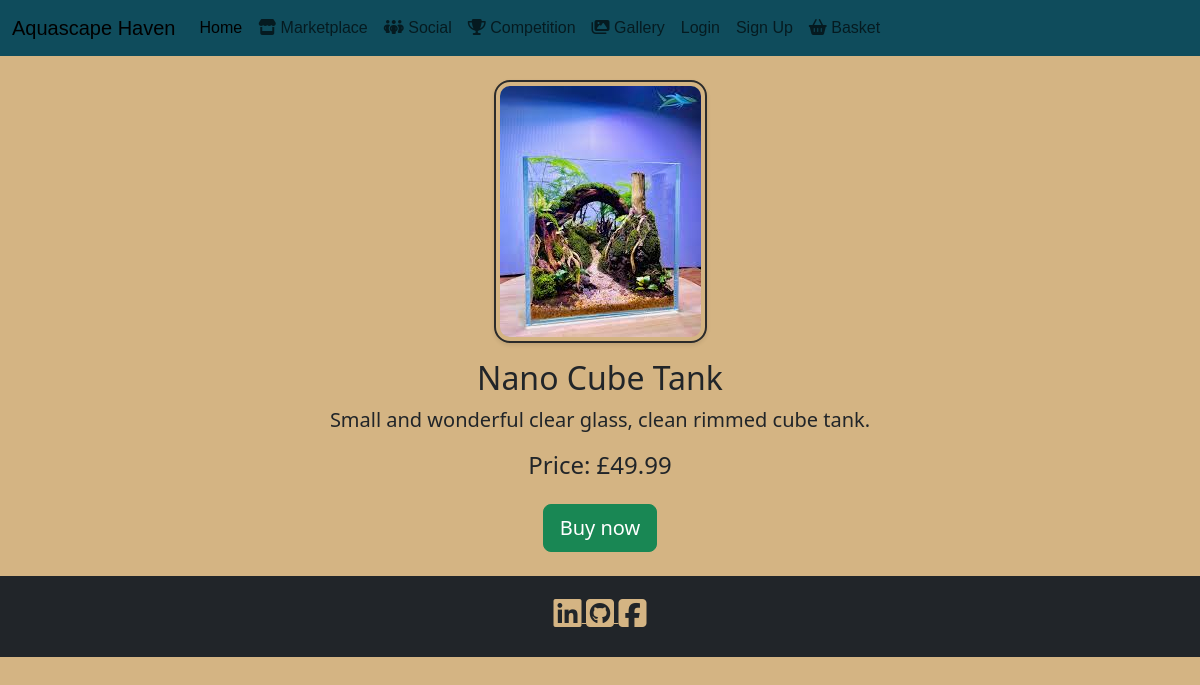
Screenshot of /marketplace/product/3/ with the database file from the repository.
### marketplace/models.py (models this page shows, shortened)
class Product(models.Model):
    name = models.CharField(max_length=200)
    description = models.TextField()
    price = models.DecimalField(max_digits=10, decimal_places=2)
    image = models.ImageField(upload_to='product_images/')
    @property
    def display_price(self):
        return self.price

### marketplace/views.py (the view)
# urls.py: path('product/<int:pk>/', views.product_view, name='product_view'),
def product_view(request, pk):
    product = get_object_or_404(Product, pk=pk)
    return render(request, 'marketplace/product_view.html', {'product': product})

### basket/context.py (called while the page is built)
def basket_item_count(request):
    basket = request.session.get('basket', {})
    total_items = sum(basket.values())
    return {'basket_count': total_items}

### marketplace/templates/marketplace/product_view.html
{% extends 'base.html' %}
{% load static %}
{% block content %}
<div class="container py-4">
    <div class="row justify-content-center">
        <div class="col-md-6 text-center">
            <img class="product-image mx-auto d-block" src="{{ product.image.url }}" alt="{{ product.name }}">
            <h2 class="mt-3">{{ product.name }}</h2>
            <p class="lead">{{ product.description }}</p>
            <h4 class="mb-4">Price: £{{ product.display_price|floatformat:2 }}</h4>
            <a href="{% url 'add_to_basket' product.id %}" class="btn btn-success btn-lg">Buy now</a>
        </div>
    </div>
</div>
{% endblock %}

### static/css/base.css (style rules this page uses)
:root { --primary-font: 'Playfair Display', sans-serif; --secondary-font: 'Lato', sans-serif; --primary-color: #5b7553; --secondary-color: #c97b63; --text-color: #2b2b2b; --background-color: #d4b483; --highlight-color: #0f4c5c; }
body { background-color: var(--background-color) !important; }
.product-image { aspect-ratio: 4/3; border: 2px solid var(--text-color); border-radius: 1rem; padding: 4px; object-fit: cover; margin-bottom: 0.5rem; box-shadow: 0 2px 4px rgba(0, 0, 0, 0.1); }

### rows the page displays
Product: image (picture), name "Nano Cube Tank", description "Small and wonderful clear glass, clean rimmed cube tank.", display_price "49.99"
